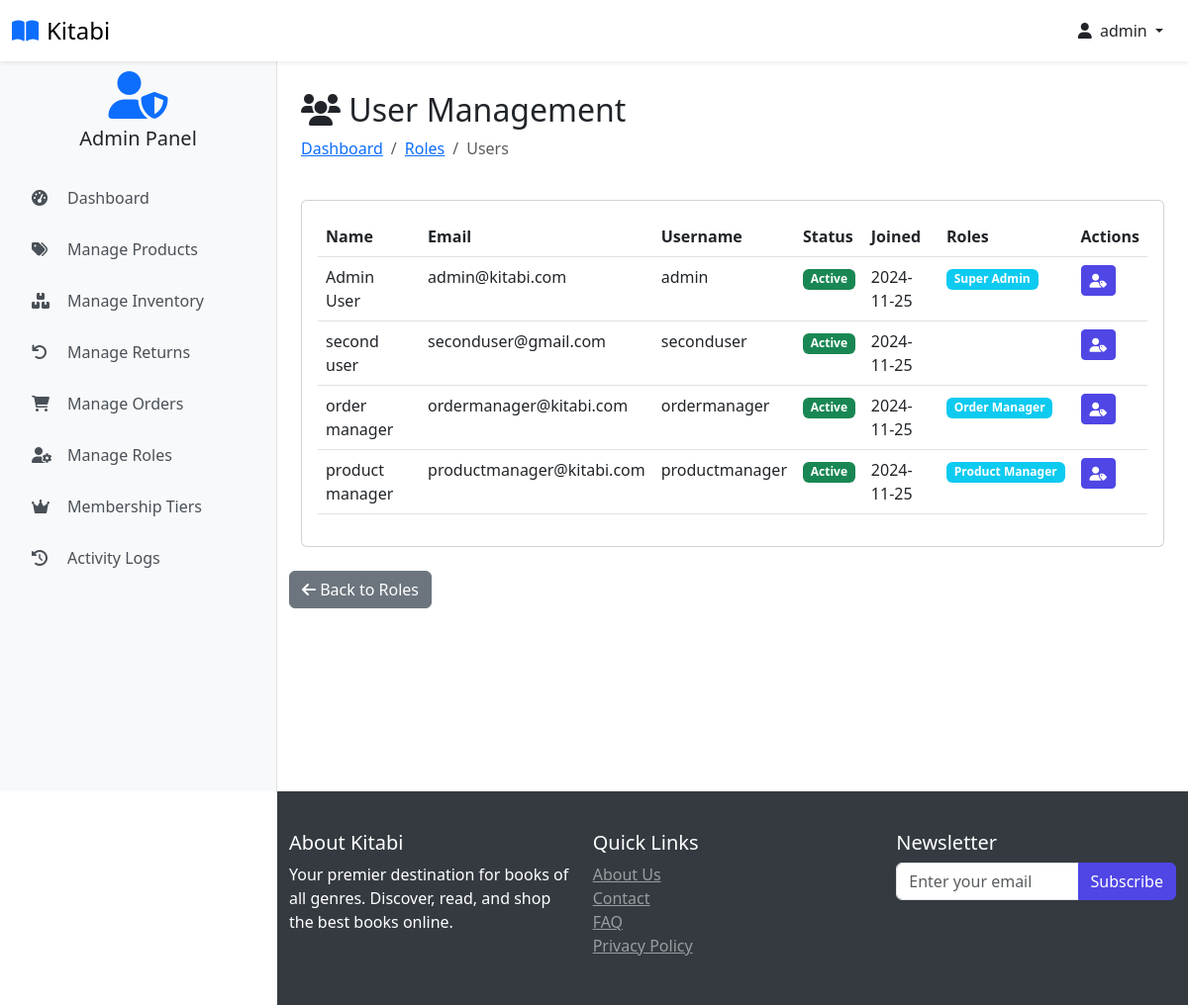
The page /customers (signed in) on the database as committed earlier.
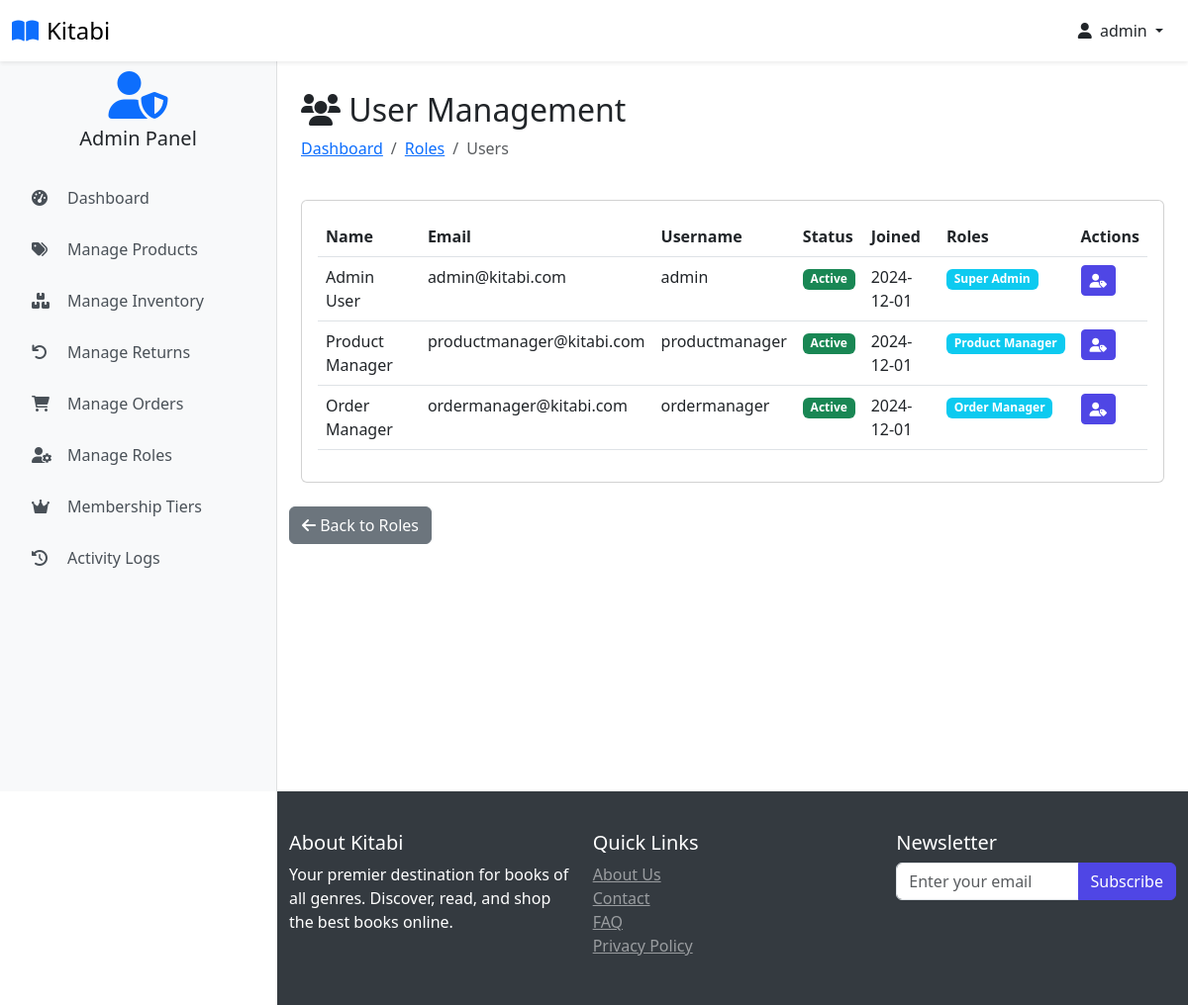
The same page on the database as committed later.
### website/models.py (models this page shows, shortened)
class Customer(db.Model, UserMixin):
    id = db.Column(db.Integer, primary_key=True)
    full_name = db.Column(db.String(100), nullable=False)
    email = db.Column(db.String(100), unique=True, nullable=False)
    username = db.Column(db.String(100), unique=True, nullable=False)
    password_hash = db.Column(db.String(200), nullable=False)
    date_joined = db.Column(db.DateTime(), default=datetime.utcnow)
    is_admin_val = db.Column(db.Boolean, default=False)
    last_login = db.Column(db.DateTime)
    status = db.Column(db.String(20), default='active')
    membership_tier_id = db.Column(db.Integer, db.ForeignKey('membership_tier.id'), default=1)  # Default to Normal
    points = db.Column(db.Integer, default=0)
    membership_tier = db.relationship('MembershipTier', backref='customers')
    cart_items = db.relationship('Cart', back_populates='customer', lazy=True)
    orders = db.relationship('Order', back_populates='customer', lazy=True)
    activity_logs = db.relationship('ActivityLog', back_populates='user', lazy=True)
    returns = db.relationship('Return', foreign_keys='Return.customer_link', back_populates='customer', lazy=True)
    roles = db.relationship(
        'Role',
        secondary=user_roles,
        back_populates='users',
        lazy='dynamic'
    )
    @property
    def password(self):
        raise AttributeError('Password is not a readable Attribute')
    @property
    def is_admin(self):
        return self.is_admin_val or any(
            role.name in ['Super Admin', 'Product Manager', 'Order Manager']
            for role in self.roles
        )
    def has_permission(self, permission):
        for role in self.roles:
            if permission in (role.permissions or []):
                return True
        return False

class Role(db.Model):
    id = db.Column(db.Integer, primary_key=True)
    name = db.Column(db.String(50), unique=True, nullable=False)
    description = db.Column(db.String(200))
    permissions = db.Column(db.JSON)
    created_at = db.Column(db.DateTime, default=datetime.utcnow)
    users = db.relationship(
        'Customer',
        secondary=user_roles,
        back_populates='roles',
        lazy='dynamic'
    )

### website/admin.py (the view)
@admin.route('/customers')
@require_role('Super Admin')
def display_customers():
    customers = Customer.query.all()
    return render_template('customers.html', customers=customers)

### website/jwt_utils.py (called while the page is built)
def decode_token(token):
    try:
        payload = jwt.decode(token, current_app.config['SECRET_KEY'], algorithms=['HS256'])
        return payload
    except jwt.ExpiredSignatureError:
        return jsonify({'error': 'Token has expired'}), 401
    except jwt.InvalidTokenError:
        return jsonify({'error': 'Invalid token'}), 401

### website/templates/customers.html (shortened to what this page needs)
{% extends 'base.html' %}
{% block body %}
 <div class="container pt-2">
    <div class="row mb-4">
        <div class="col">
            <h2><i class="fas fa-users"></i> User Management</h2>
            <nav aria-label="breadcrumb">
                <ol class="breadcrumb">
                    <li class="breadcrumb-item"><a href="{{ url_for('admin.admin_page') }}">Dashboard</a></li>
                    <li class="breadcrumb-item"><a href="{{ url_for('admin.manage_roles') }}">Roles</a></li>
                    <li class="breadcrumb-item active">Users</li>
                </ol>
            </nav>
        </div>
    </div>
    <div class="card">
        <div class="card-body">
            <div class="table-responsive">
                <table class="table table-hover">
                    <thead>
                        <tr>
                            <th>Name</th>
                            <th>Email</th>
                            <th>Username</th>
                            <th>Status</th>
                            <th>Joined</th>
                            <th>Roles</th>
                            <th>Actions</th>
                        </tr>
                    </thead>
                    <tbody>
                        {% for customer in customers %}
                        <tr>
                            <td>{{ customer.full_name }}</td>
                            <td>{{ customer.email }}</td>
                            <td>{{ customer.username }}</td>
                            <td>
                                {% if customer.status == 'active' %}
                                    <span class="badge bg-success">Active</span>
                                {% elif customer.status == 'inactive' %}
                                    <span class="badge bg-secondary">Inactive</span>
                                {% else %}
                                    <span class="badge bg-warning">Suspended</span>
                                {% endif %}
                            </td>
                            <td>{{ customer.date_joined.strftime('%Y-%m-%d') }}</td>
                            <td>
                                {% for role in customer.roles %}
                                    <span class="badge bg-info">{{ role.name }}</span>
                                {% endfor %}
                            </td>
                            <td>
                                <div class="btn-group">
                                    <a href="{{ url_for('admin.assign_roles', user_id=customer.id) }}"
                                       class="btn btn-sm btn-primary" title="Assign Roles">
                                        <i class="fas fa-user-tag"></i>
                                    </a>
                                </div>
                            </td>
                        </tr>
                        {% endfor %}
                    </tbody>
                </table>
            </div>
        </div>
    </div>
</div>
<div class="row mt-4 mb-5">
    <div class="col">
        <a href="{{ url_for('admin.manage_roles') }}" class="btn btn-secondary">
            <i class="fas fa-arrow-left"></i> Back to Roles
        </a>
    </div>
</div>
</div>
{% endblock %}

### website/templates/base.html (shortened to what the changed rows need)
<!DOCTYPE html>
<html lang="en">
<head>
    <link rel="stylesheet" href="{{ url_for('static', filename='css/bootstrap.min.css') }}">
    <link rel="stylesheet" href="{{ url_for('static', filename='css/owl.carousel.min.css') }}">
    <link rel="stylesheet" href="{{ url_for('static', filename='css/style.css') }}">
    <link rel="stylesheet" href="https://cdnjs.cloudflare.com/ajax/libs/font-awesome/6.0.0/css/all.min.css">
    <link rel="stylesheet" href="/static/css/admin-styles.css">
</head>
<body class="{% if current_user.is_authenticated %}{% if current_user.is_admin %}admin-user{% else %}user{% endif %}{% else %}guest{% endif %}">
<nav class="navbar navbar-light bg-white fixed-top shadow-sm">
    <div class="container-fluid">
        <div class="d-flex align-items-center user-nav">
            {% if current_user.is_authenticated %}
                <div class="dropdown">
                    <button class="btn btn-link text-dark text-decoration-none dropdown-toggle" type="button" id="userDropdown" data-bs-toggle="dropdown" aria-expanded="false">
                        <i class="fas fa-user me-1"></i>
                        {{ current_user.username }}
                    </button>
                </div>
            {% else %}
                <a href="{{ url_for('auth.login') }}" class="btn btn-primary">
                    <i class="fas fa-sign-in-alt me-2"></i>Login
                </a>
            {% endif %}
        </div>
    </div>
</nav>
    <main class="main-content">
         <div class="container pt-2">
            {% block body %}{% endblock %}
    </main>
</body>
</html>

Rows that differ between the two databases and show on the page:
removed Customer: full_name "second user", email "seconduser@gmail.com", username "seconduser", status "Active", date_joined "2024-11-25"
removed Customer: full_name "product manager", email "productmanager@kitabi.com", username "productmanager", status "Active", date_joined "2024-11-25", Role (name "Product Manager")
changed Customer "Admin User": date_joined "2024-11-25" → "2024-12-01"
added Customer: full_name "Product Manager", email "productmanager@kitabi.com", username "productmanager", status "Active", date_joined "2024-12-01", Role (name "Product Manager")
changed Customer "ordermanager@kitabi.com": full_name "order manager" → "Order Manager"; date_joined "2024-11-25" → "2024-12-01"
